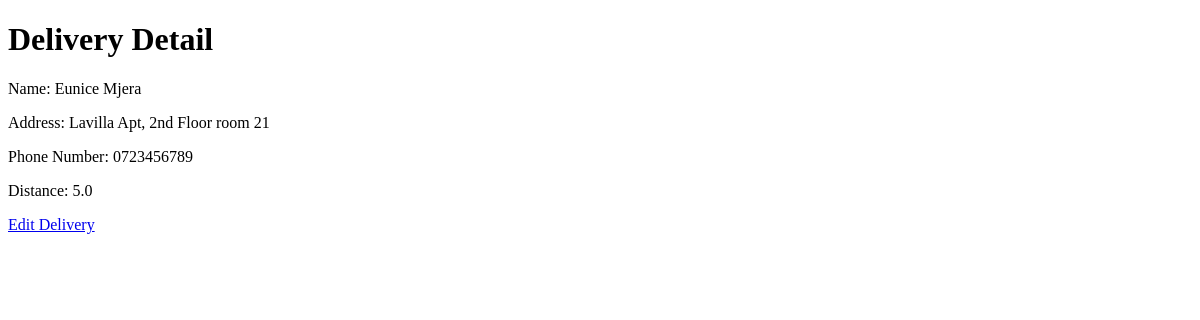
The app's page /delivery/delivery/1/, older data.
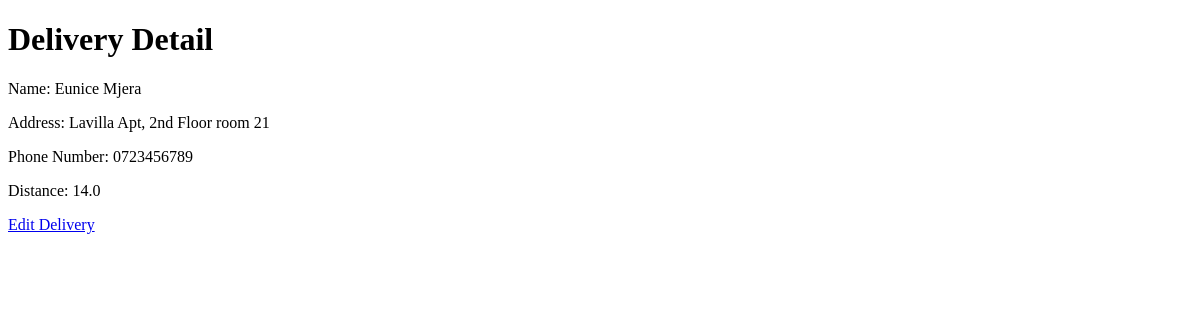
The same page, newer data.
### Delivery/models.py (models this page shows, shortened)
class Delivery(models.Model):
    name = models.CharField(max_length=100)
    address = models.CharField(max_length=200)
    phone_number = models.CharField(max_length=20)
    distance = models.FloatField()
    class Meta:
        verbose_name_plural = "Delivery"

### Delivery/views.py (the view)
# urls.py: path('delivery/<int:pk>/', views.delivery_detail, name='delivery_detail'),
def delivery_detail(request, pk):
    delivery = get_object_or_404(Delivery, pk=pk)
    return render(request, 'delivery/delivery_detail.html', {'delivery': delivery})

### templates/delivery/delivery_detail.html (shortened to what this page needs)
<!DOCTYPE html>
<html>
<head>
</head>
<body>
    <h1>Delivery Detail</h1>
    <p>Name: {{ delivery.name }}</p>
    <p>Address: {{ delivery.address }}</p>
    <p>Phone Number: {{ delivery.phone_number }}</p>
    <p>Distance: {{ delivery.distance }}</p>
    <a href="{% url 'delivery:edit_delivery' delivery.id %}">Edit Delivery</a>
</body>
</html>

Row changes from the older to the newer data that the page shows:
changed Delivery "Eunice Mjera": distance "5.0" → "14.0"
